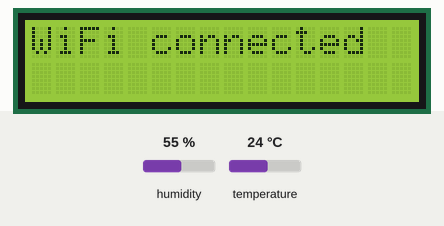
This sketch was run on a simulated ESP32. Shown: 16×2 character LCD. The inputs (shaded band) are chosen by the test bench; at power-on: humidity 55 %, temperature 24 °C. WiFi joins after 1.5 s; servers stay silent unless stated; network time is answered at once with the bench clock; the local clock reads 2024-03-15 10:24:30 at power-on unless the sketch sets it; storage starts empty; what the sketch prints to the serial monitor is not drawn.

Above: at 2.2 s.
At 3.8 s:
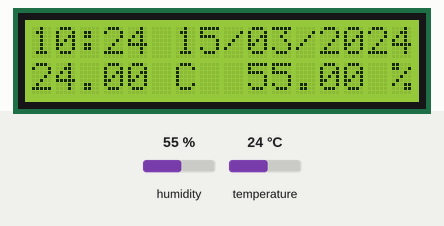
At 5.8 s:
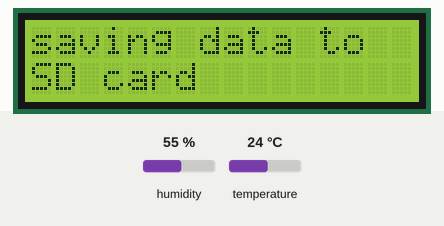
At 6.9 s:
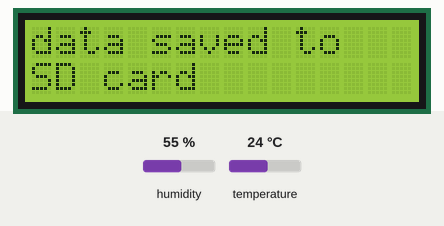

The sketch:

tinkering_project_code.ino
```cpp
// Libraries for DHT 11 sensor
#include <DHT.h>
#include <DHT_U.h>

// Libraries for date and time(ntp client and wifi)
#include <WiFi.h>
#include <NTPClient.h>
#include <WiFiUdp.h>
#include <time.h>

// Libraries for SD card
#include "FS.h"
#include "SD.h"
#include <SPI.h>

// Libraries for LCD
#include <LiquidCrystal_I2C.h>
// setting up lcd address , number of rows and columns
LiquidCrystal_I2C lcd(0x27, 16, 2);

const char* ssid     = "YOUR_SSID";
const char* password = "YOUR_PASSWORD";
const char* ntpServer = "pool.ntp.org";
const long  gmtOffset = 19800; // GMT offset in seconds (5:30 hours)

#define DHTPIN 33
#define DHTTYPE DHT11

DHT dht(DHTPIN, DHTTYPE);

WiFiUDP ntpUDP;
NTPClient timeClient(ntpUDP, ntpServer, gmtOffset);


// Define CS pin for the SD card module
#define SD_CS 5
// Save reading number on RTC memory
RTC_DATA_ATTR int readingID = 0;

void setup() {
  Serial.begin(115200);

  WiFi.begin(ssid, password);
  lcd.init();
  lcd.backlight();
  lcd.setCursor(0, 0);
  lcd.print("connecting to");
  lcd.setCursor(0, 1);
  lcd.print("chenab....");
  while (WiFi.status() != WL_CONNECTED) {
    delay(1000);
    Serial.println("Connecting to WiFi...");
  }
  lcd.clear();
  lcd.setCursor(0, 0);
  lcd.print("WiFi connected");
  delay(1500);
  // initializing NTP client
  timeClient.begin();
  // intializing DHT sensor
  dht.begin();


  // Initialize SD card
  SD.begin(SD_CS);
  if(!SD.begin(SD_CS)) {
    Serial.println("Card Mount Failed");
    return;
  }
  uint8_t cardType = SD.cardType();
  if(cardType == CARD_NONE) {
    Serial.println("No SD card attached");
    return;
  }
  Serial.println("Initializing SD card...");
  if (!SD.begin(SD_CS)) {
    Serial.println("ERROR - SD card initialization failed!");
    return;    // init failed
  }
  lcd.clear();
  // If the data.txt file doesn't exist
  // Create a file on the SD card and write the data labels
  File file = SD.open("/data.txt");
  if(!file) {
    Serial.println("File doens't exist");
    Serial.println("Creating file...");
    writeFile(SD, "/data.txt", "Reading ID, Date, Temperature \r\n");
  }
  else {
    Serial.println("File already exists");
  }
  file.close();
}


// funtion to get time stamp
String getCurrentTime() {
  timeClient.update();
  // Local time strores the epoch time( time in seconds from 1990)
  time_t localTime = timeClient.getEpochTime();
  struct tm* timeInfo = localtime(&localTime);

  // creating a variable timestr that stores the date and time
  char timeStr[20];
  // sprintf(timeStr, "%02d:%02d:%02d", timeInfo->tm_hour, timeInfo->tm_min, timeInfo->tm_sec, timeInfo->tm_wday);
  sprintf(timeStr, "%02d:%02d %02d/%02d/%04d", timeInfo->tm_hour, timeInfo->tm_min, timeInfo->tm_mday, timeInfo->tm_mon + 1, timeInfo->tm_year + 1900);


  return String(timeStr);
}

// function to get temperature and humidity readings from sensors
String getSensorData() {
  float temperature = dht.readTemperature();
  float humidity = dht.readHumidity();

  // creating a string data that stores both temperature and humidity in a string
  String data = String(temperature) + " C  " + String(humidity) + " %";
  return data;
}


// function to Write to the SD card which the the input parameters (where to store , path and the message)
void writeFile(fs::FS &fs, const char * path, const char * message) {
  Serial.printf("Writing file: %s\n", path);

  File file = fs.open(path, FILE_WRITE);
  if(!file) {
    Serial.println("Failed to open file for writing");
    return;
  }
  if(file.print(message)) {
    Serial.println("File written");
  } else {
    Serial.println("Write failed");
  }
  file.close();
}

// function to Append data to the SD card
void appendFile(fs::FS &fs, const char * path, const char * message) {
  Serial.printf("Appending to file: %s\n", path);
  lcd.clear();
  lcd.setCursor(0, 0);
  File file = fs.open(path, FILE_APPEND);
  if(!file) {
    Serial.println("Failed to open file for appending");
    return;
  }
  if(file.print(message)) {
    lcd.print("data saved to");
    lcd.setCursor(0, 1);
    lcd.print("SD card");
    Serial.println("Message appended");

  } else {
    Serial.println("Append failed");
  }
  file.close();
}


// main loop
void loop() {
  lcd.clear();
  // we create three string variables which store the time stamp, sensor data and message to be appended in the sd  card
  String currentTime = getCurrentTime();
  lcd.setCursor(0, 0);
  lcd.print(currentTime);
  String sensorData = getSensorData();
  lcd.setCursor(0, 1);
  lcd.print(sensorData);
  String message = String(readingID)+","+currentTime+" ,"+ sensorData+ "/r/n";
  Serial.println(currentTime);
  Serial.println(message);
  delay(2000);
  lcd.clear();
  lcd.setCursor(0, 0);
  lcd.print("saving data to");
  lcd.setCursor(0, 1);
  lcd.print("SD card");
  delay(1000);
  // we append the m,essage in data.txt file in the sd card
  appendFile(SD, "/data.txt", message.c_str());

   readingID++;
  delay(100000);
}
```

Measured:
- what the display in image 0 shows lasts 1.6 s, from 2.1 s to 3.7 s
- what the display in image 1 shows lasts 2.0 s, from 3.8 s to 5.8 s
- what the display in image 2 shows lasts 1.0 s, from 5.8 s to 6.8 s
